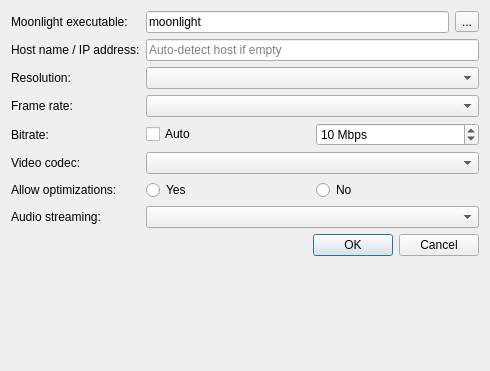
<?xml version="1.0" encoding="UTF-8"?>
<ui version="4.0">
 <class>OptionsDialog</class>
 <widget class="QDialog" name="OptionsDialog">
  <property name="geometry">
   <rect>
    <x>0</x>
    <y>0</y>
    <width>490</width>
    <height>371</height>
   </rect>
  </property>
  <property name="windowTitle">
   <string>Settings</string>
  </property>
  <layout class="QFormLayout" name="formLayout">
   <item row="0" column="0">
    <widget class="QLabel" name="lblAppName">
     <property name="text">
      <string>Moonlight executable:</string>
     </property>
    </widget>
   </item>
   <item row="0" column="1">
    <layout class="QHBoxLayout" name="lyH1">
     <item>
      <widget class="QLineEdit" name="editAppName">
       <property name="text">
        <string>moonlight</string>
       </property>
      </widget>
     </item>
     <item>
      <widget class="QToolButton" name="btnAppName">
       <property name="text">
        <string>...</string>
       </property>
      </widget>
     </item>
    </layout>
   </item>
   <item row="1" column="0">
    <widget class="QLabel" name="lblServer">
     <property name="text">
      <string>Host name / IP address:</string>
     </property>
    </widget>
   </item>
   <item row="1" column="1">
    <widget class="QLineEdit" name="editServer">
     <property name="placeholderText">
      <string>Auto-detect host if empty</string>
     </property>
    </widget>
   </item>
   <item row="2" column="0">
    <widget class="QLabel" name="lblResolution">
     <property name="text">
      <string>Resolution:</string>
     </property>
    </widget>
   </item>
   <item row="2" column="1">
    <widget class="QComboBox" name="cbResolution"/>
   </item>
   <item row="3" column="0">
    <widget class="QLabel" name="lblFrameRate">
     <property name="text">
      <string>Frame rate:</string>
     </property>
    </widget>
   </item>
   <item row="3" column="1">
    <widget class="QComboBox" name="cbFrameRate"/>
   </item>
   <item row="4" column="0">
    <widget class="QLabel" name="lblBitRate">
     <property name="text">
      <string>Bitrate:</string>
     </property>
    </widget>
   </item>
   <item row="4" column="1">
    <layout class="QHBoxLayout" name="lyH2">
     <item>
      <widget class="QCheckBox" name="cbBitRateAuto">
       <property name="text">
        <string>Auto</string>
       </property>
      </widget>
     </item>
     <item>
      <widget class="QSpinBox" name="sbBitRate">
       <property name="suffix">
        <string> Mbps</string>
       </property>
       <property name="minimum">
        <number>1</number>
       </property>
       <property name="maximum">
        <number>60</number>
       </property>
       <property name="value">
        <number>10</number>
       </property>
      </widget>
     </item>
    </layout>
   </item>
   <item row="5" column="0">
    <widget class="QLabel" name="lblCodec">
     <property name="text">
      <string>Video codec:</string>
     </property>
    </widget>
   </item>
   <item row="5" column="1">
    <widget class="QComboBox" name="cbCodec"/>
   </item>
   <item row="6" column="0">
    <widget class="QLabel" name="lblSysOps">
     <property name="toolTip">
      <string>Allow GeForce Experience to automatically optimize the game's graphics settings</string>
     </property>
     <property name="text">
      <string>Allow optimizations:</string>
     </property>
    </widget>
   </item>
   <item row="6" column="1">
    <layout class="QHBoxLayout" name="lyH3">
     <item>
      <widget class="QRadioButton" name="rbSysOpsYes">
       <property name="text">
        <string>Yes</string>
       </property>
      </widget>
     </item>
     <item>
      <widget class="QRadioButton" name="rbSysOpsNo">
       <property name="text">
        <string>No</string>
       </property>
      </widget>
     </item>
    </layout>
   </item>
   <item row="7" column="0">
    <widget class="QLabel" name="lblAudio">
     <property name="text">
      <string>Audio streaming:</string>
     </property>
    </widget>
   </item>
   <item row="7" column="1">
    <widget class="QComboBox" name="cbAudio"/>
   </item>
   <item row="8" column="0" colspan="2">
    <widget class="QDialogButtonBox" name="buttonBox">
     <property name="orientation">
      <enum>Qt::Horizontal</enum>
     </property>
     <property name="standardButtons">
      <set>QDialogButtonBox::Cancel|QDialogButtonBox::Ok</set>
     </property>
    </widget>
   </item>
  </layout>
 </widget>
 <resources/>
 <connections>
  <connection>
   <sender>buttonBox</sender>
   <signal>accepted()</signal>
   <receiver>OptionsDialog</receiver>
   <slot>accept()</slot>
   <hints>
    <hint type="sourcelabel">
     <x>248</x>
     <y>254</y>
    </hint>
    <hint type="destinationlabel">
     <x>157</x>
     <y>274</y>
    </hint>
   </hints>
  </connection>
  <connection>
   <sender>buttonBox</sender>
   <signal>rejected()</signal>
   <receiver>OptionsDialog</receiver>
   <slot>reject()</slot>
   <hints>
    <hint type="sourcelabel">
     <x>316</x>
     <y>260</y>
    </hint>
    <hint type="destinationlabel">
     <x>286</x>
     <y>274</y>
    </hint>
   </hints>
  </connection>
 </connections>
</ui>
